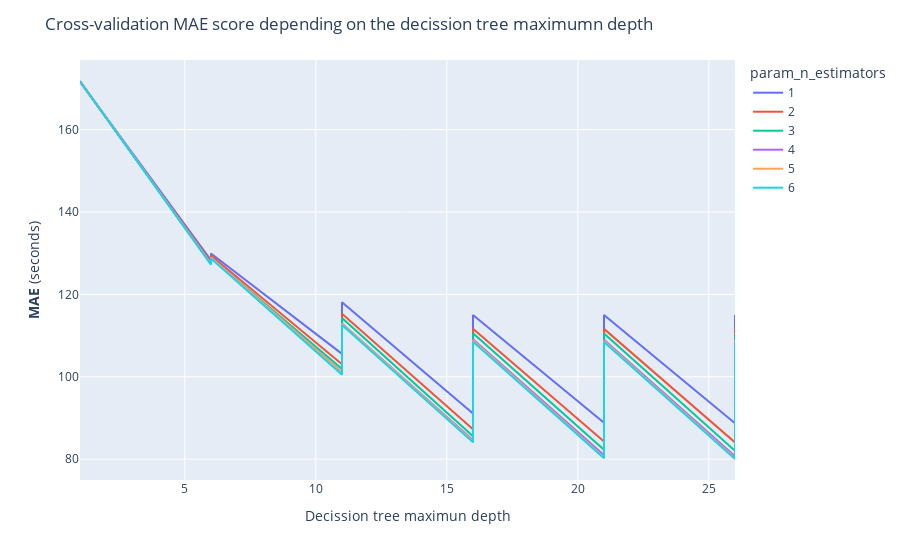

Notebook code for this chart:
### Code cell
fig = px.line(grid_dtree.cv_results_,
                 x='param_max_depth',
                 y=-grid_dtree.cv_results_['mean_test_score'],
                 color='param_n_estimators'
                )

# Set y-axes titles
fig.update_yaxes(title_text="<b>MAE</b> (seconds)", secondary_y=False)

# Edit the layout
fig.update_layout(title='Cross-validation MAE score depending on the decission tree maximumn depth',
                  xaxis_title='Decission tree maximun depth')

fig.show()

### Figure 1 — Plotly figure (JSON) as saved in the notebook; plotly's stock layout.template omitted (floating-point values rounded to 4 significant figures)
{"data": [{"hovertemplate": "param_n_estimators=1<br>param_max_depth=%{x}<br>y=%{y}<extra></extra>", "legendgroup": "1", "line": {"color": "#636efa", "dash": "solid"}, "mode": "lines", "name": "1", "showlegend": true, "type": "scatter", "x": [1, 1, 6, 6, 11, 11, 16, 16, 21, 21, 26, 26], "xaxis": "x", "y": [171.7, 171.7, 128.3, 129.9, 105.6, 118.1, 91.1, 115.0, 88.85, 115.0, 88.7, 115.0], "yaxis": "y"}, {"hovertemplate": "param_n_estimators=2<br>param_max_depth=%{x}<br>y=%{y}<extra></extra>", "legendgroup": "2", "line": {"color": "#EF553B", "dash": "solid"}, "mode": "lines", "name": "2", "showlegend": true, "type": "scatter", "x": [1, 1, 6, 6, 11, 11, 16, 16, 21, 21, 26, 26], "xaxis": "x", "y": [171.6, 171.6, 127.9, 129.5, 103.0, 115.3, 87.23, 111.7, 84.29, 111.6, 84.05, 111.6], "yaxis": "y"}, {"hovertemplate": "param_n_estimators=3<br>param_max_depth=%{x}<br>y=%{y}<extra></extra>", "legendgroup": "3", "line": {"color": "#00cc96", "dash": "solid"}, "mode": "lines", "name": "3", "showlegend": true, "type": "scatter", "x": [1, 1, 6, 6, 11, 11, 16, 16, 21, 21, 26, 26], "xaxis": "x", "y": [171.8, 171.8, 127.3, 128.9, 101.9, 114.3, 85.57, 110.6, 82.25, 110.5, 82.0, 110.5], "yaxis": "y"}, {"hovertemplate": "param_n_estimators=4<br>param_max_depth=%{x}<br>y=%{y}<extra></extra>", "legendgroup": "4", "line": {"color": "#ab63fa", "dash": "solid"}, "mode": "lines", "name": "4", "showlegend": true, "type": "scatter", "x": [1, 1, 6, 6, 11, 11, 16, 16, 21, 21, 26, 26], "xaxis": "x", "y": [171.8, 171.8, 127.5, 129.0, 101.1, 113.0, 84.6, 109.1, 80.92, 109.0, 80.7, 109.0], "yaxis": "y"}, {"hovertemplate": "param_n_estimators=5<br>param_max_depth=%{x}<br>y=%{y}<extra></extra>", "legendgroup": "5", "line": {"color": "#FFA15A", "dash": "solid"}, "mode": "lines", "name": "5", "showlegend": true, "type": "scatter", "x": [1, 1, 6, 6, 11, 11, 16, 16, 21, 21, 26, 26], "xaxis": "x", "y": [171.8, 171.8, 127.4, 128.9, 101.1, 112.9, 84.34, 108.8, 80.46, 108.8, 80.25, 108.8], "yaxis": "y"}, {"hovertemplate": "param_n_estimators=6<br>param_max_depth=%{x}<br>y=%{y}<extra></extra>", "legendgroup": "6", "line": {"color": "#19d3f3", "dash": "solid"}, "mode": "lines", "name": "6", "showlegend": true, "type": "scatter", "x": [1, 1, 6, 6, 11, 11, 16, 16, 21, 21, 26, 26], "xaxis": "x", "y": [171.8, 171.8, 127.2, 128.8, 100.5, 112.6, 84.06, 108.5, 80.22, 108.5, 80.03, 108.5], "yaxis": "y"}], "layout": {"legend": {"title": {"text": "param_n_estimators"}, "tracegroupgap": 0}, "margin": {"t": 60}, "title": {"text": "Cross-validation MAE score depending on the decission tree maximumn depth"}, "xaxis": {"anchor": "y", "domain": [0, 1], "title": {"text": "Decission tree maximun depth"}}, "yaxis": {"anchor": "x", "domain": [0, 1], "title": {"text": "<b>MAE</b> (seconds)"}}}}
